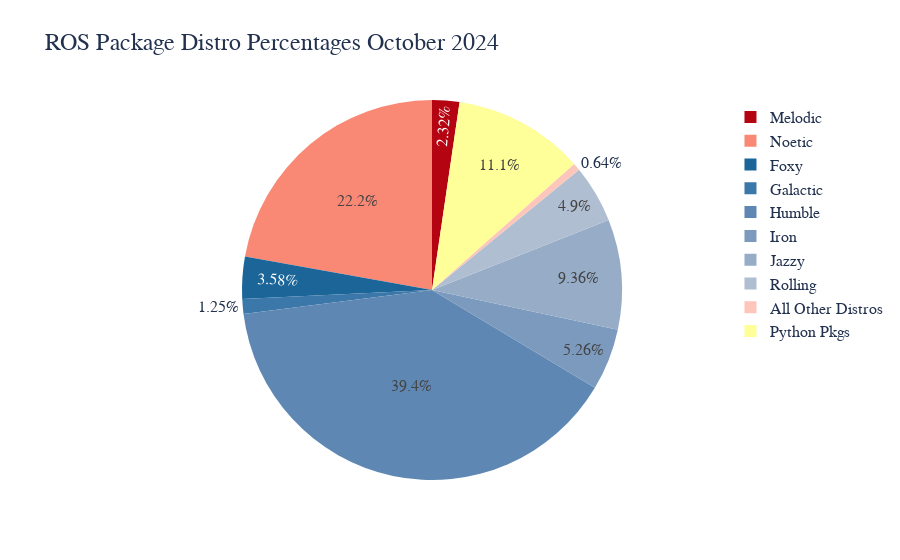

Notebook source saved alongside this figure:
### Code cell
trace1 = go.Pie(values= temp[this_year], labels = temp["name"],title="",sort= False)
layout = go.Layout(title="ROS Package Distro Percentages {0} {1}".format(this_month,this_year))
fig = go.Figure(data=trace1, layout=layout)


fig.update_layout(
    font_family="Arial",
    font_color="#22314E",
    font_size=16,
    title_font_size = 24,
    title_font_family="Arial",
    title_font_color="#22314E"
)

fig.update_traces(marker=dict(colors=["#b50411","#f98874","#1b6599","#3c77a9","#5e88b3","#7b9abd","#96acc7","#b0bed1"
,"#fdc6ba","#FFFF99"]))

fig.show()

### Figure 1 — Plotly figure (JSON) as saved in the notebook; plotly's stock layout.template omitted (floating-point values rounded to 4 significant figures)
{"data": [{"labels": ["Melodic", "Noetic", "Foxy", "Galactic", "Humble", "Iron", "Jazzy", "Rolling", "All Other Distros", "Python Pkgs"], "marker": {"colors": ["#b50411", "#f98874", "#1b6599", "#3c77a9", "#5e88b3", "#7b9abd", "#96acc7", "#b0bed1", "#fdc6ba", "#FFFF99"]}, "sort": false, "title": {"text": ""}, "type": "pie", "values": [2.32, 22.18, 3.58, 1.25, 39.38, 5.26, 9.36, 4.9, 0.64, 11.13]}], "layout": {"font": {"color": "#22314E", "family": "Arial", "size": 16}, "title": {"font": {"color": "#22314E", "family": "Arial", "size": 24}, "text": "ROS Package Distro Percentages October 2024"}}}
